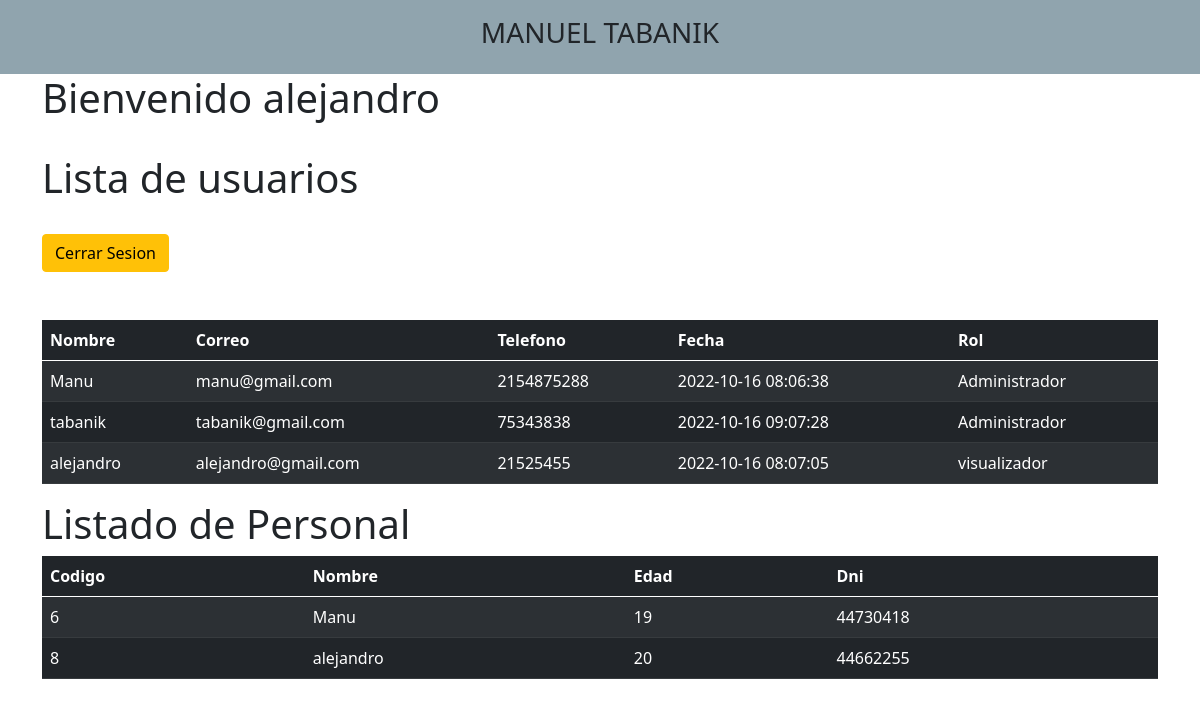
Page /views/User.php (signed in) on the committed database.
### tables this page shows
CREATE TABLE `user` (
  `id` int(11) NOT NULL,
  `nombre` varchar(50) NOT NULL,
  `correo` varchar(50) NOT NULL,
  `telefono` varchar(50) NOT NULL,
  `password` varchar(50) NOT NULL,
  `fecha` timestamp NOT NULL DEFAULT current_timestamp() ON UPDATE current_timestamp(),
  `rol` int(11) NOT NULL
);

CREATE TABLE `permisos` (
  `id` int(11) NOT NULL,
  `rol` varchar(50) NOT NULL
);

CREATE TABLE `persona` (
  `codigo` int(11) NOT NULL,
  `nombre` varchar(100) DEFAULT NULL,
  `edad` int(11) DEFAULT NULL,
  `Dni` varchar(8) DEFAULT NULL
);

### views/User.php (the view, shortened to what this page needs)
<!DOCTYPE html>
<html lang="es-AR">
<head>
    <link rel="stylesheet" href="https://cdn.jsdelivr.net/npm/bootstrap@5.0.2/dist/css/bootstrap.min.css">
    <link rel="stylesheet" href="https://cdn.jsdelivr.net/npm/bootstrap-icons@1.5.0/font/bootstrap-icons.css">
  </head>
  <div style="background-color:#90A4AE ;">
          <div class="row">
              <div class="col-md">
                  <header class="py-3">
                      <h3 class="text-center">MANUEL TABANIK</h3>
                  </header>
              </div>
          </div>
      </div>
<div class="container is-fluid">
<div class="col-xs-12">
  		<h1>Bienvenido <?php echo $_SESSION['nombre']; ?></h1>
      <br>
		<h1>Lista de usuarios</h1>
    <br>
		<div>
      <a class="btn btn-warning" href="../includes/_sesion/cerrarSesion.php">Cerrar Sesion
       </a>
		</div>
		<br>
           <br>
      <table class="table table-striped table-dark " id= "table_id">
                         <thead>
                         <tr>
                        <th>Nombre</th>
                        <th>Correo</th>
                        <th>Telefono</th>
                        <th>Fecha</th>
                        <th>Rol</th>
                        </tr>
                        </thead>
                        <tbody>
				<?php
$conexion=mysqli_connect("localhost","root","","usuario");
$SQL="SELECT user.id, user.nombre, user.correo, user.password, user.telefono,
user.fecha, permisos.rol FROM user
LEFT JOIN permisos ON user.rol = permisos.id";
$dato = mysqli_query($conexion, $SQL);
if($dato -> num_rows >0){
    while($fila=mysqli_fetch_array($dato)){
?>
<tr>
<td><?php echo $fila['nombre']; ?></td>
<td><?php echo $fila['correo']; ?></td>
<td><?php echo $fila['telefono']; ?></td>
<td><?php echo $fila['fecha']; ?></td>
<td><?php echo $fila['rol']; ?></td>
<?php
}
}else{
    ?>
    <tr class="text-center">
    <td colspan="16">No existen registros</td>
    </tr>
    <?php
}
?>
<table class="table table-striped table-dark " id= "table_id">
<h1>Listado de Personal</h1>
<thead>
<tr>
<th>Codigo</th>
<th>Nombre</th>
<th>Edad</th>
<th>Dni</th>
</tr>
</thead>
<tbody>
<?php
$conexion=mysqli_connect("localhost","root","","usuario");
$SQL="SELECT * FROM persona";
$dato = mysqli_query($conexion, $SQL);
if($dato -> num_rows >0){
while($fila=mysqli_fetch_array($dato)){
?>
<tr>
<td><?php echo $fila['codigo']; ?></td>
<td><?php echo $fila['nombre']; ?></td>
<td><?php echo $fila['edad']; ?></td>
<td><?php echo $fila['Dni']; ?></td>
<?php
}
}else{
?>
<tr class="text-center">
<td colspan="16">No existen registros</td>
</tr>
<?php
}
?>
</table>
	</body>
</html>

### rows in the picture
user: nombre "Manu", correo "manu@gmail.com", telefono "2154875288", fecha "2022-10-16 08:06:38", permisos.rol "Administrador"
user: nombre "tabanik", correo "tabanik@gmail.com", telefono "75343838", fecha "2022-10-16 09:07:28", permisos.rol "Administrador"
user: nombre "alejandro", correo "alejandro@gmail.com", telefono "21525455", fecha "2022-10-16 08:07:05", permisos.rol "visualizador"
persona: codigo "6", nombre "Manu", edad "19", Dni "44730418"
persona: codigo "8", nombre "alejandro", edad "20", Dni "44662255"

### other values in the picture
$_SESSION['nombre'] "alejandro"
